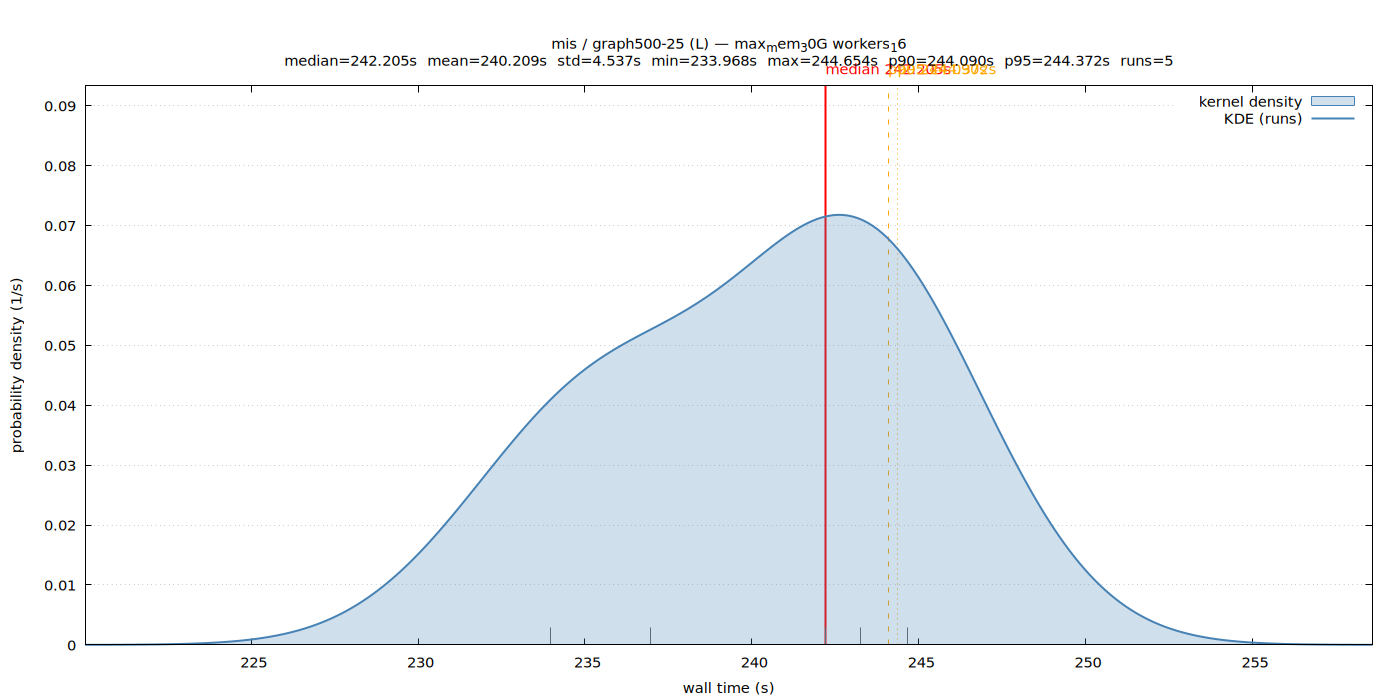

Reproduce this figure in gnuplot.
set terminal pngcairo size 1400,700 enhanced font 'Sans,11'
set output '/home/ubuntu/nvm/gfrs/mis/L/graph500-25/max_mem_30G_workers_16/wall_time.png'
set title "mis / graph500-25 (L) — max_mem_30G workers_16\nmedian=242.205s  mean=240.209s  std=4.537s  min=233.968s  max=244.654s  p90=244.090s  p95=244.372s  runs=5"
set xlabel 'wall time (s)'
set ylabel 'probability density (1/s)'
set tmargin 5
set yrange [0:0.0933154]
set xrange [220.023898:258.597375]
set grid y
set key top right
set arrow from 242.205417,0 to 242.205417,0.0933154 nohead lc rgb 'red' lw 2
set label 'median 242.205s' at 242.205417,0.0933154 offset char 0,1 tc rgb 'red'
set arrow from 244.089629,0 to 244.089629,0.0933154 nohead lc rgb 'orange' lw 1 dt 2
set label 'p90 244.090s' at 244.089629,0.0933154 offset char 0,1 tc rgb 'orange'
set arrow from 244.371660,0 to 244.371660,0.0933154 nohead lc rgb 'orange' lw 1 dt 3
set label 'p95 244.372s' at 244.371660,0.0933154 offset char 0,1 tc rgb 'orange'
set arrow from 242.205417,0 to 242.205417,0.00287124 nohead lc rgb '#666666' lw 1
set arrow from 236.976852,0 to 236.976852,0.00287124 nohead lc rgb '#666666' lw 1
set arrow from 244.653691,0 to 244.653691,0.00287124 nohead lc rgb '#666666' lw 1
set arrow from 243.243537,0 to 243.243537,0.00287124 nohead lc rgb '#666666' lw 1
set arrow from 233.967581,0 to 233.967581,0.00287124 nohead lc rgb '#666666' lw 1
plot '/home/ubuntu/nvm/gfrs/mis/L/graph500-25/max_mem_30G_workers_16/wall_time.dat' using 1:2 with filledcurves y=0 lc rgb '#4682b4' fs transparent solid 0.25 title 'kernel density', \
     '/home/ubuntu/nvm/gfrs/mis/L/graph500-25/max_mem_30G_workers_16/wall_time.dat' using 1:2 with lines lw 2 lc rgb '#4682b4' title 'KDE (runs)'
